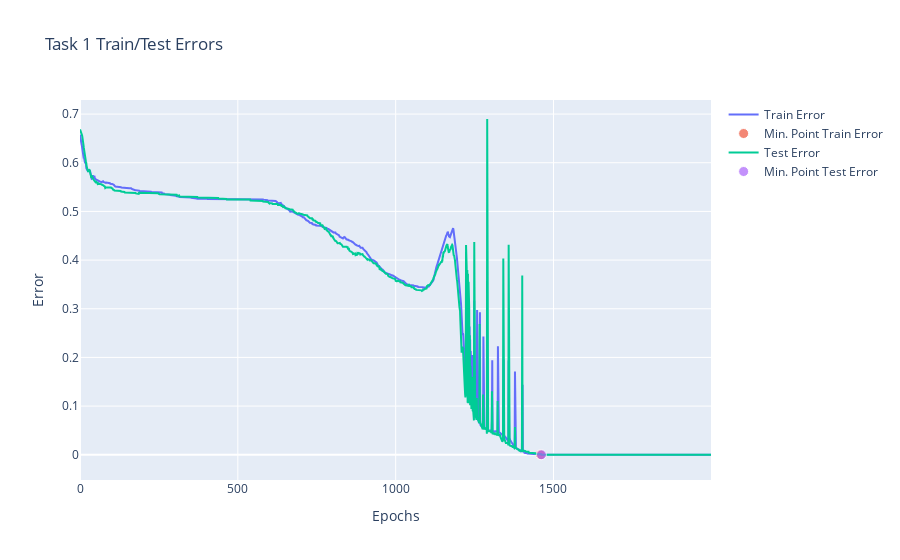
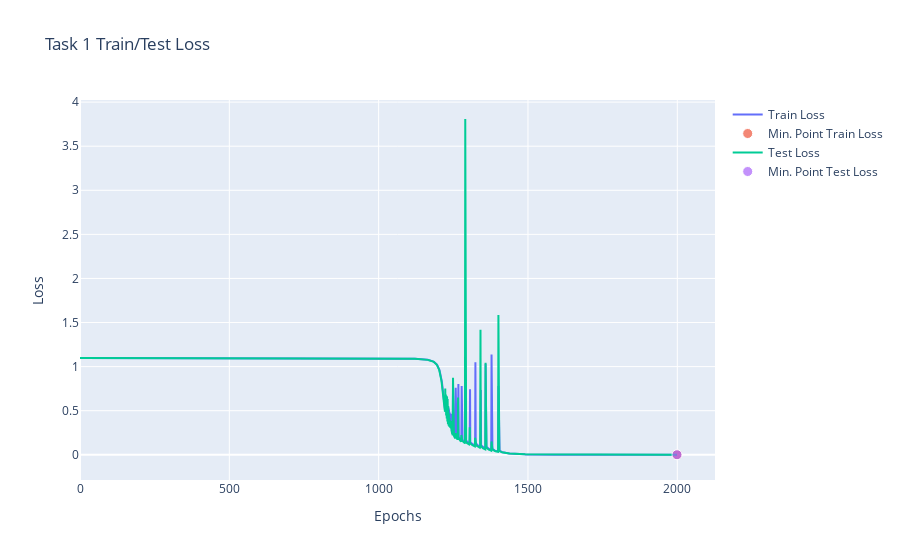

Notebook code for these charts, in order:
### Code cell
fig1 = plot_line('Task 1 Train/Test Errors', 'Error', 'Epochs', Train_Error=history['train_error'], Test_Error=history['test_error'])
fig2 = plot_line('Task 1 Train/Test Loss', 'Loss', 'Epochs', Train_Loss=history['train_loss'], Test_Loss=history['test_loss'])

fig1.show(), fig2.show()

### Figure 1 — Plotly figure (JSON) as saved in the notebook; plotly's stock layout.template omitted (floating-point values rounded to 4 significant figures; data arrays with more than 128 entries replaced by an {"elided": "..."} marker saying what was removed)
{"data": [{"mode": "lines", "name": "Train Error", "type": "scatter", "y": {"elided": "2000 float values"}}, {"marker": {"size": [10]}, "mode": "markers", "name": "Min. Point Train Error", "type": "scatter", "x": [1459], "y": [0]}, {"mode": "lines", "name": "Test Error", "type": "scatter", "y": {"elided": "2000 float values"}}, {"marker": {"size": [10]}, "mode": "markers", "name": "Min. Point Test Error", "type": "scatter", "x": [1462], "y": [0]}], "layout": {"title": {"text": "Task 1 Train/Test Errors"}, "xaxis": {"title": {"text": "Epochs"}}, "yaxis": {"title": {"text": "Error"}}}}

### Figure 2 — Plotly figure (JSON) as saved in the notebook; plotly's stock layout.template omitted (floating-point values rounded to 4 significant figures; data arrays with more than 128 entries replaced by an {"elided": "..."} marker saying what was removed)
{"data": [{"mode": "lines", "name": "Train Loss", "type": "scatter", "y": {"elided": "2000 float values"}}, {"marker": {"size": [10]}, "mode": "markers", "name": "Min. Point Train Loss", "type": "scatter", "x": [1999], "y": [0.0002808]}, {"mode": "lines", "name": "Test Loss", "type": "scatter", "y": {"elided": "2000 float values"}}, {"marker": {"size": [10]}, "mode": "markers", "name": "Min. Point Test Loss", "type": "scatter", "x": [1999], "y": [0.0006357]}], "layout": {"title": {"text": "Task 1 Train/Test Loss"}, "xaxis": {"title": {"text": "Epochs"}}, "yaxis": {"title": {"text": "Loss"}}}}
